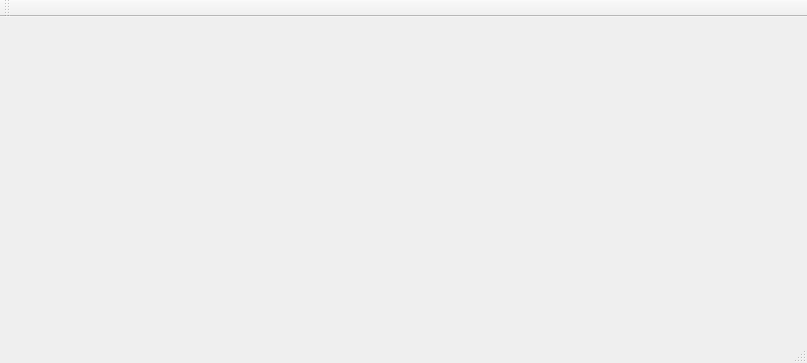
<?xml version="1.0" encoding="UTF-8"?>
<ui version="4.0">
 <class>GraphicsViewDemoClass</class>
 <widget class="QMainWindow" name="GraphicsViewDemoClass">
  <property name="geometry">
   <rect>
    <x>0</x>
    <y>0</y>
    <width>807</width>
    <height>363</height>
   </rect>
  </property>
  <property name="windowTitle">
   <string>GraphicsViewDemo</string>
  </property>
  <widget class="QWidget" name="centralWidget"/>
  <widget class="QMenuBar" name="menuBar">
   <property name="geometry">
    <rect>
     <x>0</x>
     <y>0</y>
     <width>807</width>
     <height>23</height>
    </rect>
   </property>
  </widget>
  <widget class="QToolBar" name="mainToolBar">
   <attribute name="toolBarArea">
    <enum>TopToolBarArea</enum>
   </attribute>
   <attribute name="toolBarBreak">
    <bool>false</bool>
   </attribute>
  </widget>
  <widget class="QStatusBar" name="statusBar"/>
 </widget>
 <layoutdefault spacing="6" margin="11"/>
 <resources>
  <include location="GraphicsViewDemo.qrc"/>
 </resources>
 <connections/>
</ui>
